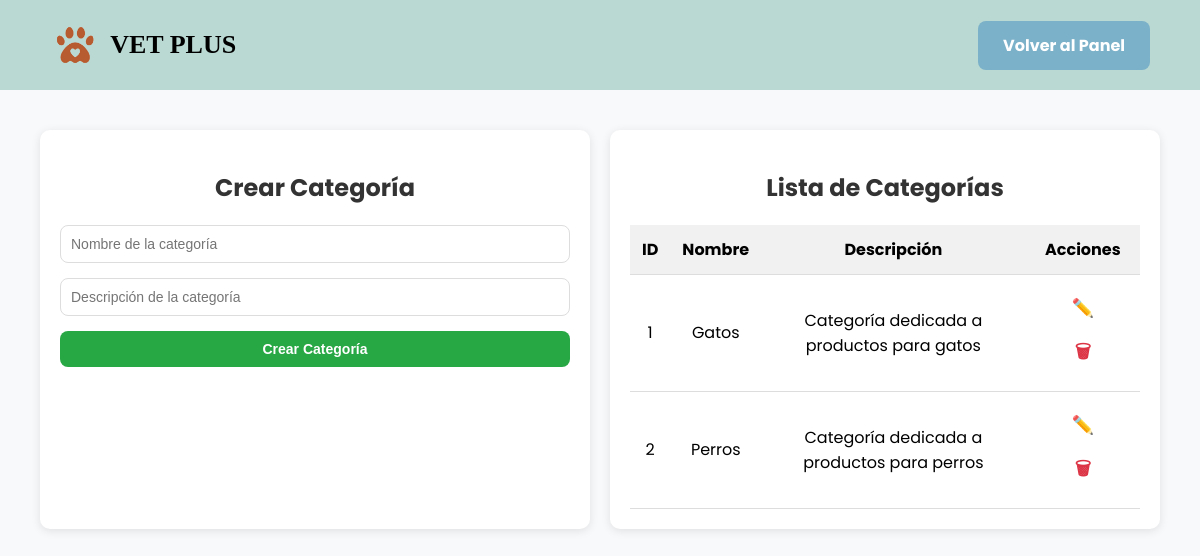
The page /categories on the database as committed earlier.
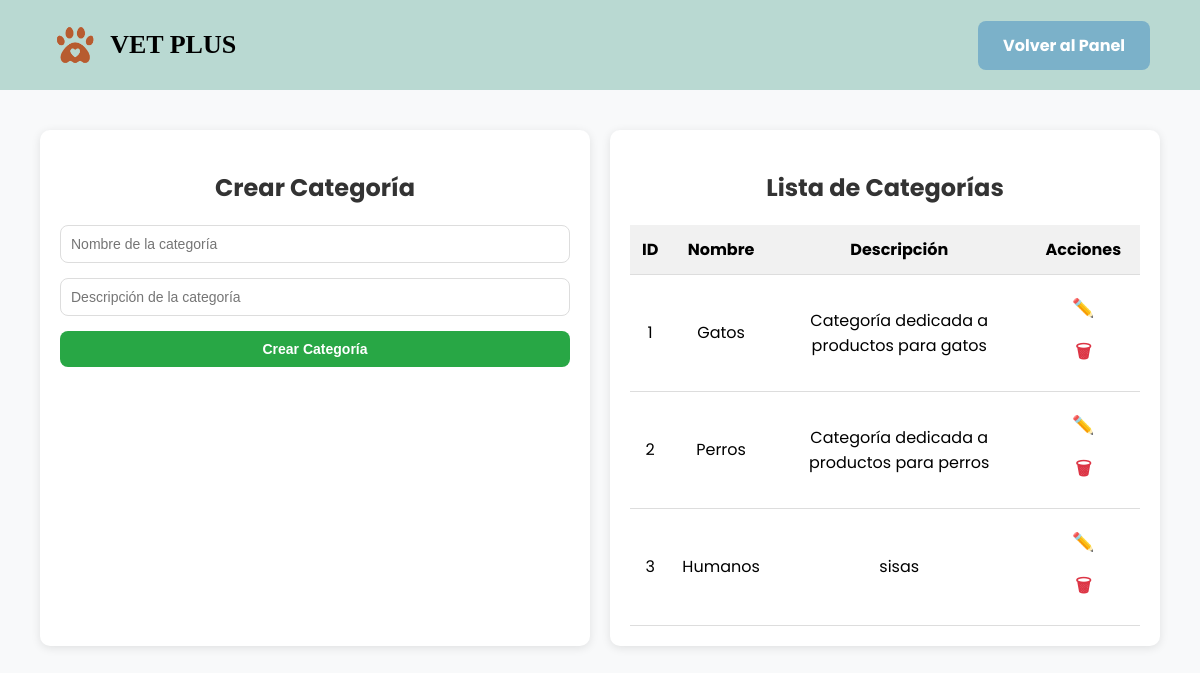
The same page on the database as committed later.
### vetplus/models.py (models this page shows, shortened)
class Category(db.Model):
    id = db.Column(db.Integer, primary_key = True)
    name = db.Column(db.String(100), unique = True, nullable = False)
    description = db.Column(db.String(200), nullable = True)
    products = db.relationship("Product", backref = "category", lazy = True)

### vetplus/routes/category.py (the view)
@category_bp.route("/categories", methods = ["GET"])
def manage_categories():
    categories = Category.query.all()
    return render_template("categories/manage_categories.html", categories = categories)

### templates/categories/manage_categories.html (shortened to what this page needs)
<!DOCTYPE html>
<html lang="es">
<head>
</head>
<body>
  <header>
    <div class="logo">
      <img src="{{ url_for('static', filename='img/logo.png') }}" alt="Logo Vetplus">
      <h1>VET PLUS</h1>
    </div>
    <a href="{{ url_for('admin.dashboard') }}" class="btn">Volver al Panel</a>
  </header>
  <div class="container">
    <div class="form-section">
      <h2>Crear Categoría</h2>
      <form action="{{ url_for('category.create_category') }}" method="POST">
        <input type="text" name="name" placeholder="Nombre de la categoría" required>
        <input type="text" name="description" placeholder="Descripción de la categoría">
        <button type="submit">Crear Categoría</button>
      </form>
    </div>
    <div class="list-section">
      <h2>Lista de Categorías</h2>
      <table>
        <thead>
          <tr>
            <th>ID</th>
            <th>Nombre</th>
            <th>Descripción</th>
            <th>Acciones</th>
          </tr>
        </thead>
        <tbody>
          {% for category in categories %}
          <tr>
            <td>{{ category.id }}</td>
            <td>{{ category.name }}</td>
            <td>{{ category.description or "—" }}</td>
            <td class="actions">
              <form action="{{ url_for('category.edit_category', category_id=category.id) }}" method="GET"
                style="display:inline;">
                <button type="submit" class="edit">✏️</button>
              </form>
              <form action="{{ url_for('category.delete_category', category_id=category.id) }}" method="POST"
                style="display:inline;">
                <button type="submit" class="delete">🗑</button>
              </form>
            </td>
          </tr>
          {% endfor %}
        </tbody>
      </table>
    </div>
  </div>
</body>
</html>

Rows that differ between the two databases and show on the page:
added Category: id "3", name "Humanos", description "sisas"
